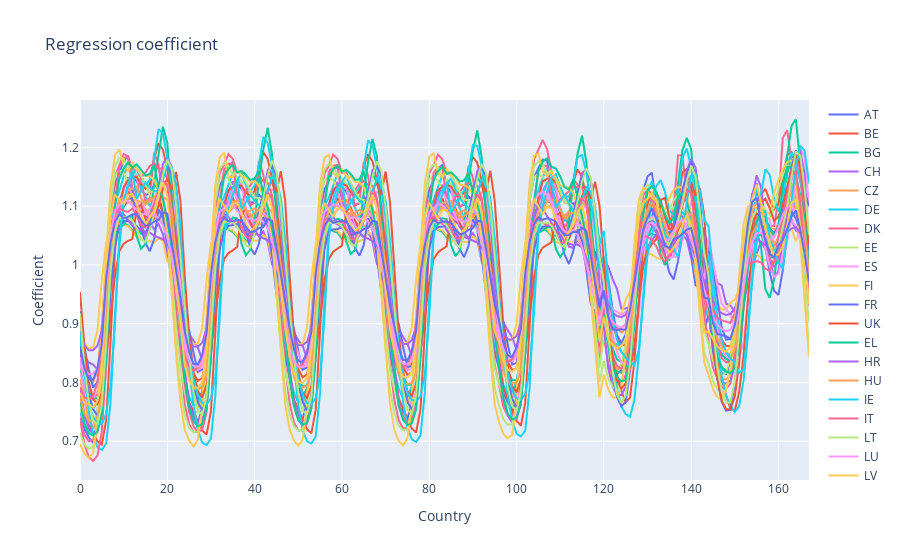

Notebook source saved alongside this figure:
### Code cell
fig = go.Figure()

for c in reg_parameters_hours.columns:
    fig.add_trace(go.Scatter(x=reg_parameters_hours.index, y=reg_parameters_hours[c], mode='lines', name=c))

fig.update_layout(title='Regression coefficient',
                  xaxis_title='Country',
                  yaxis_title='Coefficient')
fig.show()

### Figure 1 — Plotly figure (JSON) as saved in the notebook; plotly's stock layout.template omitted (floating-point values rounded to 4 significant figures; data arrays with more than 128 entries replaced by an {"elided": "..."} marker saying what was removed)
{"data": [{"mode": "lines", "name": "AT", "type": "scatter", "x": {"elided": "168 int values"}, "y": {"elided": "168 float values"}}, {"mode": "lines", "name": "BE", "type": "scatter", "x": {"elided": "168 int values"}, "y": {"elided": "168 float values"}}, {"mode": "lines", "name": "BG", "type": "scatter", "x": {"elided": "168 int values"}, "y": {"elided": "168 float values"}}, {"mode": "lines", "name": "CH", "type": "scatter", "x": {"elided": "168 int values"}, "y": {"elided": "168 float values"}}, {"mode": "lines", "name": "CZ", "type": "scatter", "x": {"elided": "168 int values"}, "y": {"elided": "168 float values"}}, {"mode": "lines", "name": "DE", "type": "scatter", "x": {"elided": "168 int values"}, "y": {"elided": "168 float values"}}, {"mode": "lines", "name": "DK", "type": "scatter", "x": {"elided": "168 int values"}, "y": {"elided": "168 float values"}}, {"mode": "lines", "name": "EE", "type": "scatter", "x": {"elided": "168 int values"}, "y": {"elided": "168 float values"}}, {"mode": "lines", "name": "ES", "type": "scatter", "x": {"elided": "168 int values"}, "y": {"elided": "168 float values"}}, {"mode": "lines", "name": "FI", "type": "scatter", "x": {"elided": "168 int values"}, "y": {"elided": "168 float values"}}, {"mode": "lines", "name": "FR", "type": "scatter", "x": {"elided": "168 int values"}, "y": {"elided": "168 float values"}}, {"mode": "lines", "name": "UK", "type": "scatter", "x": {"elided": "168 int values"}, "y": {"elided": "168 float values"}}, {"mode": "lines", "name": "EL", "type": "scatter", "x": {"elided": "168 int values"}, "y": {"elided": "168 float values"}}, {"mode": "lines", "name": "HR", "type": "scatter", "x": {"elided": "168 int values"}, "y": {"elided": "168 float values"}}, {"mode": "lines", "name": "HU", "type": "scatter", "x": {"elided": "168 int values"}, "y": {"elided": "168 float values"}}, {"mode": "lines", "name": "IE", "type": "scatter", "x": {"elided": "168 int values"}, "y": {"elided": "168 float values"}}, {"mode": "lines", "name": "IT", "type": "scatter", "x": {"elided": "168 int values"}, "y": {"elided": "168 float values"}}, {"mode": "lines", "name": "LT", "type": "scatter", "x": {"elided": "168 int values"}, "y": {"elided": "168 float values"}}, {"mode": "lines", "name": "LU", "type": "scatter", "x": {"elided": "168 int values"}, "y": {"elided": "168 float values"}}, {"mode": "lines", "name": "LV", "type": "scatter", "x": {"elided": "168 int values"}, "y": {"elided": "168 float values"}}, {"mode": "lines", "name": "ME", "type": "scatter", "x": {"elided": "168 int values"}, "y": {"elided": "168 float values"}}, {"mode": "lines", "name": "MK", "type": "scatter", "x": {"elided": "168 int values"}, "y": {"elided": "168 float values"}}, {"mode": "lines", "name": "NL", "type": "scatter", "x": {"elided": "168 int values"}, "y": {"elided": "168 float values"}}, {"mode": "lines", "name": "NO", "type": "scatter", "x": {"elided": "168 int values"}, "y": {"elided": "168 float values"}}, {"mode": "lines", "name": "PL", "type": "scatter", "x": {"elided": "168 int values"}, "y": {"elided": "168 float values"}}, {"mode": "lines", "name": "PT", "type": "scatter", "x": {"elided": "168 int values"}, "y": {"elided": "168 float values"}}, {"mode": "lines", "name": "RO", "type": "scatter", "x": {"elided": "168 int values"}, "y": {"elided": "168 float values"}}, {"mode": "lines", "name": "RS", "type": "scatter", "x": {"elided": "168 int values"}, "y": {"elided": "168 float values"}}, {"mode": "lines", "name": "SE", "type": "scatter", "x": {"elided": "168 int values"}, "y": {"elided": "168 float values"}}, {"mode": "lines", "name": "SI", "type": "scatter", "x": {"elided": "168 int values"}, "y": {"elided": "168 float values"}}, {"mode": "lines", "name": "SK", "type": "scatter", "x": {"elided": "168 int values"}, "y": {"elided": "168 float values"}}], "layout": {"title": {"text": "Regression coefficient"}, "xaxis": {"title": {"text": "Country"}}, "yaxis": {"title": {"text": "Coefficient"}}}}
